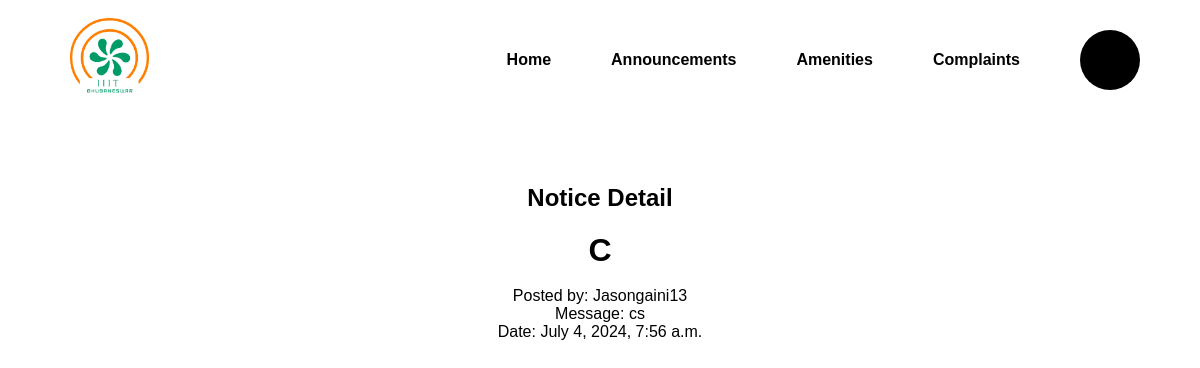
/student/notice/24/, run on the app's committed database.
### users/models.py (models this page shows, shortened)
class Notice(models.Model):
    subject = models.CharField(max_length=255)
    message = models.TextField()
    posted_by = models.ForeignKey(User, on_delete=models.CASCADE)
    date_posted = models.DateTimeField(auto_now_add=True)

### users/views.py (the view)
# urls.py: path('student/notice/<int:pk>/', views.student_notice_detail, name='student_notice_detail'),
def student_notice_detail(request, pk):
    notice = get_object_or_404(Notice, pk=pk)
    return render(request, 'student_notice_detail.html', {'notice': notice})

### users/context_processors.py (called while the page is built)
def cloak_room_settings(request):
    settings = CloakRoomSettings.objects.first()
    return {
        'settings': settings
    }

### users/templates/student_notice_detail.html (shortened to what this page needs)
{% extends 'base.html' %}
{% block content %}
{% load static %}
<link rel="stylesheet" href="{% static 'css/noticeboard.css' %}">
<div class="container mt-4">
    <h2 class="text-center">Notice Detail</h2>
    <header>
        <h1 class="text-center">{{ notice.subject|capfirst }}</h1>
    </header>
    <br>
    <div class="notice-details d-flex justify-content-center">
        <div class="content-container">
            <div class="detail-row">
                <div class="label text-center">Posted by: {{ notice.posted_by.username|capfirst }}</div>
            </div>
            <div class="detail-row">
                <div class="label text-center">Message: {{ notice.message }}</div>
            </div>
            <div class="detail-row">
                <div class="label text-center">Date: {{ notice.date_posted }}</div>
            </div>
        </div>
    </div>
</div>
{% endblock %}

### static/css/dashboard_styles.css (style rules this page uses)
* { margin: 0; padding: 0; box-sizing: border-box; }
body { font-family: 'Roboto', sans-serif; }

### static/css/noticeboard.css (style rules this page uses)
* { margin: 0; padding: 0; box-sizing: border-box; }
html, body { height: 100%; overflow: hidden; }
body { font-family: Arial, sans-serif; justify-content: center; align-items: center; }
.container { margin-top: 4rem; }
h2 { text-align: center; margin-bottom: 20px; }
.text-center { text-align: center; }
.mt-4 { margin-top: 4rem !important; }
.d-flex { display: flex; }
.justify-content-center { justify-content: center; }

### data on the page
Notice: subject "C", posted_by.username "Jasongaini13", message "cs", date_posted "July 4, 2024, 7:56 a.m."
